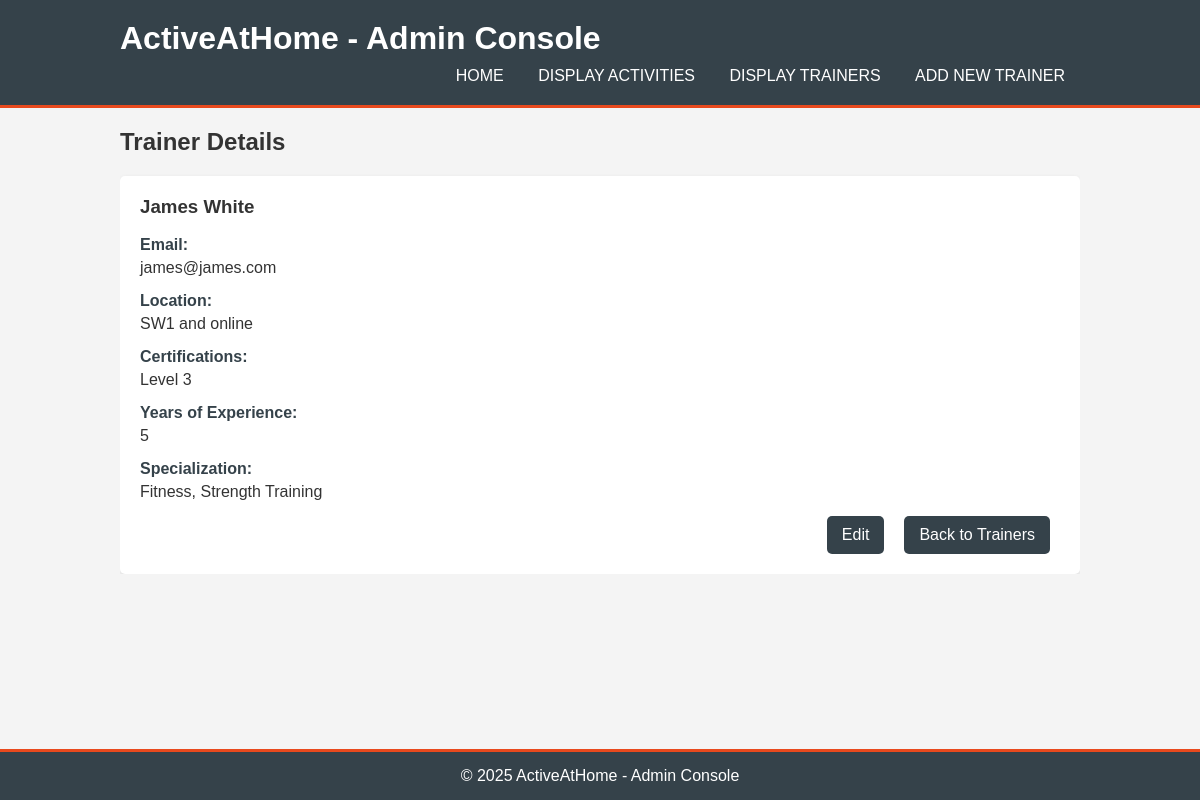
The page /public/index.php?page=view_trainer&id=2 on the database its author committed.
### tables this page shows
CREATE TABLE IF NOT EXISTS trainers (
    id INT AUTO_INCREMENT PRIMARY KEY,
    name VARCHAR(100) NOT NULL,
    email VARCHAR(100) NOT NULL,
    location VARCHAR(255) NOT NULL,
    certifications VARCHAR(255) NOT NULL,
    years INT NOT NULL,
    specialization VARCHAR(255) NOT NULL
);

### private/models/Database.php (called while the page is built, shortened)
<?php
class Database {
    private string $host = DB_HOST;
    private string $user = DB_USER;
    private string $pass = DB_PASS;
    private string $dbname = DB_NAME;
    private string $port = DB_PORT ?? '3307';
    private PDO|null $conn = null;
    private PDOStatement|null $stmt = null;
    public function __construct() {
        $dsn = 'mysql:host=' . $this->host . ';port=' . $this->port . ';dbname=' . $this->dbname;
        $options = [
            PDO::ATTR_PERSISTENT => true,
            PDO::ATTR_ERRMODE    => PDO::ERRMODE_EXCEPTION
        ];
        try {
            $this->conn = new PDO($dsn, $this->user, $this->pass, $options);
        } catch (PDOException $e) {
            $this->error = $e->getMessage();
            die("DB Connection Error: {$this->error}");
        }
    }
    public function query(string $query): void {
        if ($this->conn) {
            $this->stmt = $this->conn->prepare($query);
        } else {
            die("Cannot prepare query. No DB connection.");
        }
    }
    public function bind(string $param, mixed $value, ?int $type = null): void {
        if (is_null($type)) {
            $type = match (true) {
                is_int($value)  => PDO::PARAM_INT,
                is_bool($value) => PDO::PARAM_BOOL,
                is_null($value) => PDO::PARAM_NULL,
                default         => PDO::PARAM_STR,
            };
        }
        $this->stmt->bindValue($param, $value, $type);
    }
    public function execute(): bool {
        return $this->stmt->execute();
    }
    public function single(): object|false {
        $this->execute();
        return $this->stmt->fetch(PDO::FETCH_OBJ);
    }
}
?>

### private/services/TrainerService.php (called while the page is built, shortened)
<?php
class TrainerService {
    private TrainerInterface $trainer;
    public function __construct(TrainerInterface $trainer) {
        $this->trainer = $trainer;
    }
    public function getOneById(int $id): ?object {
        try {
            return $this->trainer->getById($id);
        } catch (Throwable $e) {
            Logger::error('TrainerService::getOneById', $e->getMessage());
            return null;
        }
    }
}

### private/models/BaseModel.php (called while the page is built, shortened)
<?php
abstract class BaseModel {
    protected Database $db;
    protected string $table;
    public function __construct(Database $db, string $table) {
        $this->db = $db;
        $this->table = $table;
    }
    public function getById(int $id): object|null {
        try {
            $this->db->query("SELECT * FROM {$this->table} WHERE id = :id");
            $this->db->bind(':id', $id);
            return $this->db->single();
        } catch (Throwable $e) {
            Logger::error("BaseModel::getById", $e->getMessage());
            return null;
        }
    }
}

### public/views/trainers/view.php (the view)
<h2 style="margin-top: 20px; margin-bottom: 20px;" >Trainer Details</h2>
<div class="trainer-details">
    <?php if($trainer): ?>
        <h3><?php echo htmlspecialchars($trainer->name); ?></h3>
        <br>
        <div class="detail-row">
            <strong>Email:</strong>
            <p><?php echo htmlspecialchars($trainer->email); ?></p>
        </div>
        <div class="detail-row">
            <strong>Location:</strong>
            <p><?php echo htmlspecialchars($trainer->location); ?></p>
        </div>
        <div class="detail-row">
            <strong>Certifications:</strong>
            <p><?php echo htmlspecialchars($trainer->certifications); ?></p>
        </div>
        <div class="detail-row">
            <strong>Years of Experience:</strong>
            <p><?php echo htmlspecialchars($trainer->years); ?></p>
        </div>
        <div class="detail-row">
            <strong>Specialization:</strong>
            <p><?php echo htmlspecialchars($trainer->specialization); ?></p>
        </div>
        <div class="actions" style="display: flex; justify-content: flex-end; gap: 10px;">
            <a href="index.php?page=edit_trainer&id=<?php echo $trainer->id; ?>" class="btn">Edit</a>
            <a href="index.php?page=trainers" class="btn">Back to Trainers</a>
        </div>
    <?php else: ?>
        <p>Trainer not found.</p>
        <a href="index.php?page=trainers" class="btn">Back to Trainers</a>
    <?php endif; ?>
</div>

### public/index.php (shortened to what this page needs)
<?php
require_once __DIR__ . '/../private/models/BaseModel.php';
require_once __DIR__ . '/../private/models/Database.php';
require_once __DIR__ . '/../private/models/Trainer.php';
require_once __DIR__ . '/../private/services/TrainerService.php';
$database = new Database();
$trainerService = new TrainerService(new Trainer($database));
?>
<!DOCTYPE html>
<html lang="en">
<head>
    <link rel="stylesheet" href="assets/css/style.css">
</head>
<body>
    <div class="main-wrapper">
        <?php include_once 'views/header.php'; ?>
        <main class="content">
            <?php
            $page = $_GET['page'] ?? 'home';
            try {
                switch ($page) {
                    case 'view_trainer':
                        $trainer = $trainerService->getOneById($_GET['id']);
                        include_once 'views/trainers/view.php';
                        break;
                }
            } catch (Throwable $e) {
                Logger::error('IndexError', $e->getMessage());
                echo "<div style='padding:1rem;background:#ffdddd;color:#900;border:1px solid #f00;'>
            <strong>Something went wrong. Please try again later.</strong>
        </div>";
            }
            ?>
        </main>
        <?php include_once 'views/footer.php'; ?>
    </div>
</body>
</html>

### public/views/header.php (shortened to what this page needs)
<!DOCTYPE html>
<html lang="en">
<head>
    <link rel="stylesheet" href="/activehome/assets/css/style.css">
</head>
<body>
    <header>
        <div class="container">
            <h1>ActiveAtHome - Admin Console</h1>
            <nav>
                <ul>
                    <li><a href="/activehome/public/index.php">Home</a></li>
                    <li><a href="/activehome/public/index.php?page=activities">Display Activities</a></li>
                    <li><a href="/activehome/public/index.php?page=trainers">Display Trainers</a></li>
                    <li><a href="/activehome/public/index.php?page=add_trainer">Add New Trainer</a></li>
                </ul>
            </nav>
        </div>
    </header>
    <div class="container">

### public/views/footer.php
</div>
    <footer>
        <div class="container">
            <p>&copy; <?php echo date('Y'); ?> ActiveAtHome - Admin Console</p>
        </div>
    </footer>
</body>
</html>

### public/assets/css/style.css (style rules this page uses)
* { margin: 0; padding: 0; box-sizing: border-box; }
html, body { height: 100%; width: 100%; font-family: Arial, sans-serif; background-color: #f4f4f4; color: #333; }
body { display: flex; flex-direction: column; min-height: 100vh; }
.main-wrapper { display: flex; flex-direction: column; flex: 1; }
main.content { flex: 1; }
.container { width: 80%; margin: 0 auto; overflow: hidden; }
header { background: #35424a; color: #ffffff; padding: 20px 0; border-bottom: 3px solid #e8491d; }
header h1 { float: left; }
header nav { float: right; margin-top: 10px; }
header nav ul { list-style: none; }
header nav ul li { display: inline; margin: 0 15px; }
header nav ul li a { color: #ffffff; text-decoration: none; text-transform: uppercase; font-size: 16px; }
.activity-details, .trainer-details { background: #ffffff; padding: 20px; border-radius: 5px; box-shadow: 0 2px 5px rgba(0, 0, 0, 0.1); }
.detail-row { margin-bottom: 15px; }
.detail-row strong { display: block; margin-bottom: 5px; color: #35424a; }
.btn { display: inline-block; background: #35424a; color: #ffffff; padding: 10px 15px; border: none; border-radius: 5px; cursor: pointer; text-decoration: none; font-size: 16px; margin-right: 10px; }
footer { background: #35424a; color: #ffffff; text-align: center; padding: 15px 10px; margin-top: auto; border-top: solid #e8491d }

### rows shown on the page
trainers: name "James White", email "james@james.com", location "SW1 and online", certifications "Level 3", years "5", specialization "Fitness, Strength Training"
